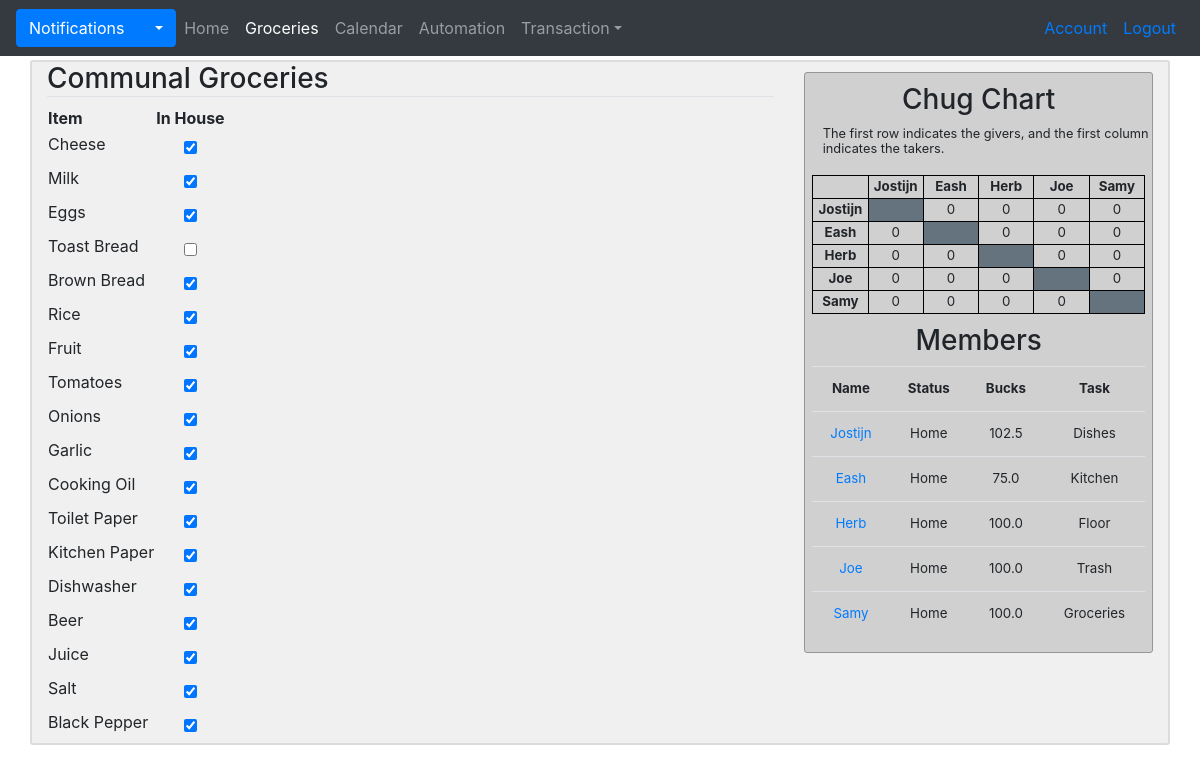
/groceries (signed in), run on an earlier commit of the app's database.
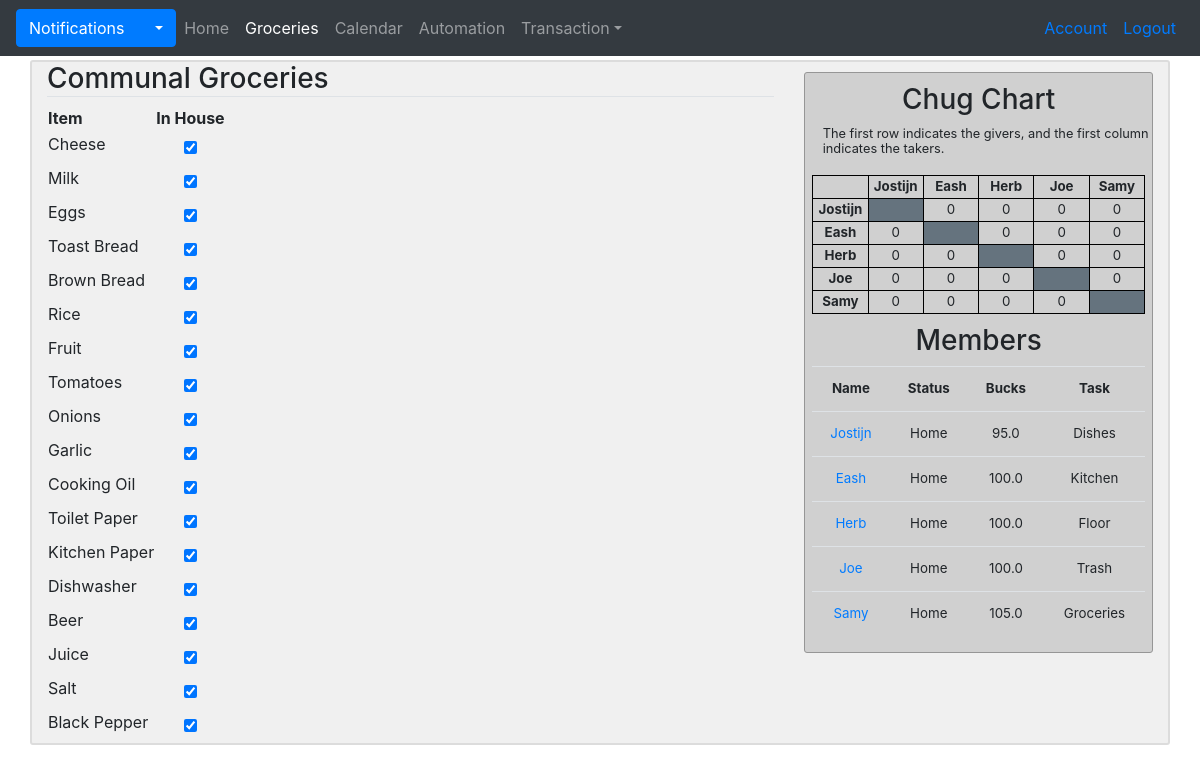
And on a later commit of the database.
### G_app/models.py (models this page shows, shortened)
class Groceries(db.Model):
    id = db.Column(db.Integer, primary_key = True)
    name = db.Column(db.String(100), nullable=False)
    in_house = db.Column(db.Boolean, nullable=False, default=True)

class User(db.Model, UserMixin):
    id = db.Column(db.Integer, primary_key = True)
    username = db.Column(db.String(20), unique=True, nullable=False)
    name = db.Column(db.String, nullable=False)
    email = db.Column(db.String(120), unique=True, nullable=False)
    image = db.Column(db.String(20), nullable=False, default='default.jpg')
    password = db.Column(db.String(60), nullable=False)
    status = db.Column(db.String, nullable=False)
    bucks = db.Column(db.Float, nullable=False)
    task = db.Column(db.String, nullable=False)
    done_weekly_vote = db.Column(db.Boolean, nullable=False, default=False)
    posts = db.relationship('Post', backref='author', lazy=True, foreign_keys='Post.id_user')
    posts_targeted = db.relationship('Post', backref='target', lazy=True, foreign_keys='Post.id_target')
    chugs_give = db.relationship('Chug', backref='giver', lazy=True, foreign_keys='Chug.id_giver')
    chugs_take = db.relationship('Chug', backref='taker', lazy=True, foreign_keys='Chug.id_taker')
    notifications = db.relationship('Notification', backref='target', lazy=True)
    payments_made = db.relationship('Transaction', backref='payer', lazy=True, foreign_keys='Transaction.id_payer')
    payments_received = db.relationship('Transaction', backref='payee', lazy=True, foreign_keys='Transaction.id_payee')
    challenges_made =  db.relationship('Challenge', backref='challenger', lazy=True, foreign_keys='Challenge.id_challenger')
    challenges_received =  db.relationship('Challenge', backref='challengee', lazy=True, foreign_keys='Challenge.id_challengee')
    bets_made =  db.relationship('Bet', backref='bookmaker', lazy=True, foreign_keys='Bet.id_bookmaker')
    bets_taken =  db.relationship('Bet', backref='bettaker', lazy=True, foreign_keys='Bet.id_bettaker')
    comments = db.relationship('Comment', backref='commenter', lazy=True)
    votes_made = db.relationship('Vote', backref='voter', lazy=True, foreign_keys='Vote.id_voter')
    votes_received = db.relationship('Vote', backref='candidate', lazy=True, foreign_keys='Vote.id_candidate')
    weekly_votes = db.relationship('WeeklyVote', backref='subject', lazy=True, foreign_keys='WeeklyVote.id_subject')
    def new_notifications(self):
        return Notification.query.filter_by(user_id=self.id, seen=False).all()

### G_app/main/routes.py (the view)
@main.route("/groceries")
@login_required
def groceries():
    groceries = Groceries.query.all()
    return render_template('groceries.html', groceries=groceries)

### G_app/main/routes.py (called while the page is built)
@main.context_processor
def context_processor():
    chug = chug_matrix()
    members=member_ls()
    return dict(chug=chug, members=members)

### G_app/main/utils.py (called while the page is built)
def member_ls():
    members = User.query.all()
    members.pop(5)
    return members

def chug_matrix():
    matrix = [
        [None, 0, 0, 0, 0],
        [0, None, 0, 0, 0],
        [0, 0, None, 0, 0],
        [0, 0, 0, None, 0],
        [0, 0, 0, 0, None]
    ]
    chugs_to_be_taken = Chug.query.filter_by(taken=False).all()
    for chug in chugs_to_be_taken:
        matrix[chug.id_taker - 1][chug.id_giver - 1] += 1
    return matrix

### G_app/models.py (called while the page is built)
@login_manager.user_loader
def load_user(user_id):
    return User.query.get(int(user_id))

### G_app/templates/groceries.html (shortened to what this page needs)
{% extends "layout.html" %}
  {% block groceries_active %}
    "nav-item active"
  {% endblock %}
  {% block content %}
    <h3 class="border-bottom">Communal Groceries</h3>
    <table id="groceries">
      <tr>
        <th id="groceries">Item</th>
        <th id="groceries">In House</th>
      </tr>
      {% for item in groceries %}
        <tr>
          <td id="groceries"><label for="{{ item.id }}">{{ item.name }}</label></td>
          <td align="center">
            <input type="checkbox" id="{{ item.id }}" onchange="update_groceries({{ item.id }}, '{{ item.in_house }}')" {{ "checked" if item.in_house }}>
          </td>
        </tr>
      {% endfor %}
    </table>
  {% endblock %}

### G_app/templates/layout.html (shortened to what the changed rows need)
<!DOCTYPE html>
<html>
  <head>
    <link rel="stylesheet" href="https://stackpath.bootstrapcdn.com/bootstrap/4.2.1/css/bootstrap.min.css">
    <link rel='stylesheet' href='https://use.fontawesome.com/releases/v5.7.0/css/all.css'>
    <link rel="stylesheet" type="text/css" href="{{ url_for('static', filename='main.css') }}">
  </head>
  <body style="background-image: url('{{ url_for('static', filename='images/our_goat.jpg') }}')">
    <div class="container d-none d-sm-block mb-3" id="main" style="margin-top:60px">
      <div class="row">
        <div class="col-lg-8">
            {% block content %}
            {% endblock %}
          </div>
        <div class="col-lg-4">
          {% if current_user.is_authenticated %}
            <div class="sidebar">
              <table id="chug">
                <tr>
                  <th id="chug"></th>
                  {% for member in members %}
                    <th id="chug">{{ member.username }}</th>
                  {% endfor %}
                </tr>
                {% for row in range(5) %}
                  <tr>
                    <th id="chug">{{members[row].username}}</th>
                    {% for col in range(5) %}
                      {% if chug[row][col] != None %}
                        <td id="chug">{{ chug[row][col] }}</td>
                      {% else %}
                        <td id="chug" bgcolor="#65737e"></td>
                      {% endif %}
                    {% endfor %}
                  </tr>
                {% endfor %}
              </table>
              <table class="table" id="members">
                <tr>
                  <th>Name</th>
                  <th>Status</th>
                  <th>Bucks</th>
                  <th>Task</th>
                </tr>
                {% for member in members %}
                  <tr>
                    <td><a href="{{ url_for('users.profile', username=member.username) }}">{{ member.username }}</a></td>
                    <td>{{ member.status }}</td>
                    <td>{{ member.bucks }}</td>
                    <td>{{ member.task }}</td>
                  </tr>
                {% endfor %}
              </table>
            </div>
          {% endif %}
        </div>
      </div>
    </div>
  </body>
</html>

What changed in the data, as far as the page shows it:
changed Groceries "Toast Bread": id "☐" → "☑"
changed User "Jostijn": bucks "102.5" → "95.0"
changed User "Eash": bucks "75.0" → "100.0"
changed User "Samy": bucks "100.0" → "105.0"
